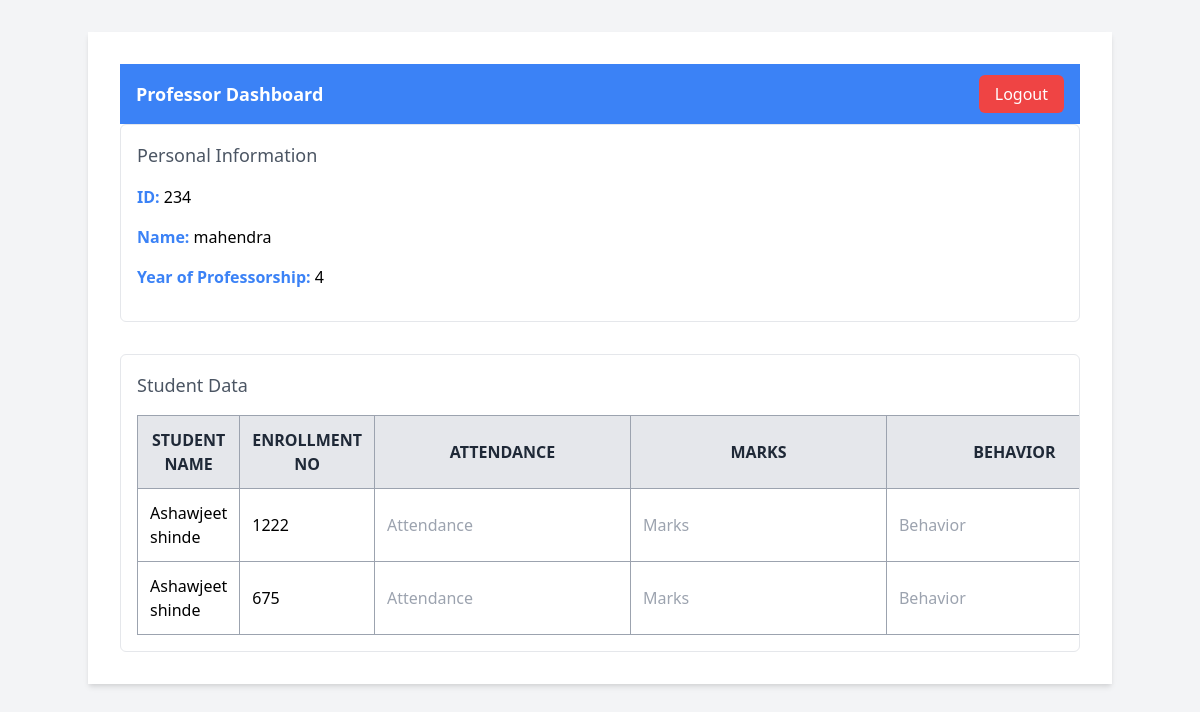
The page /dashboard (signed in) on the database as committed earlier.
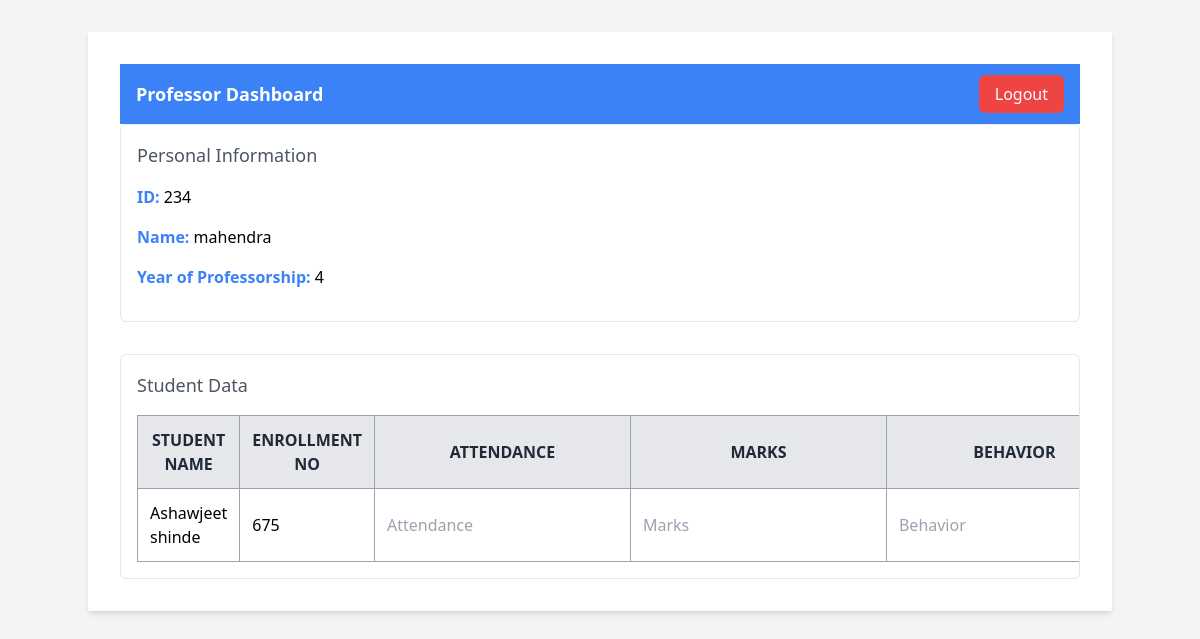
The same page on the database as committed later.
### app.py (models this page shows)
class Professor(db.Model):
    id = db.Column(db.Integer, primary_key=True)
    name = db.Column(db.String(255), nullable=False)
    email = db.Column(db.String(255), nullable=False, unique=True)
    password = db.Column(db.String(255), nullable=False)
    phone = db.Column(db.String(15), nullable=False)
    professor_id = db.Column(db.String(10), nullable=False, unique=True)
    professor_year = db.Column(db.Integer, nullable=False)
    branches = db.Column(db.String(255), nullable=False)
    subjects = db.Column(db.String(255), nullable=False)

class Student(db.Model):
    id = db.Column(db.Integer, primary_key=True)
    name = db.Column(db.String(255), nullable=False)
    email = db.Column(db.String(255), nullable=False, unique=True)
    password = db.Column(db.String(255), nullable=False)
    enrollment_no = db.Column(db.String(20), nullable=False, unique=True)
    year = db.Column(db.Integer, nullable=False)
    branch = db.Column(db.String(50), nullable=False)
    subsection = db.Column(db.String(10))

### app.py (the view)
@app.route('/dashboard')
def dashboard():
    if 'user_id' in session:
        user_id = session['user_id']
        professor = Professor.query.get(user_id)
        professor_year = professor.professor_year
        student_data = Student.query.filter_by(year=professor_year).all()
        return render_template('dashboard.html', professor=professor, student_data=student_data)
    else:
        flash('You need to log in first.', 'error')
        return redirect(url_for('login'))

### templates/dashboard.html (shortened to what this page needs)
<!DOCTYPE html>
<html lang="en">
<head>
    <link rel="stylesheet" href="https://cdn.jsdelivr.net/npm/tailwindcss@2.2.19/dist/tailwind.min.css">
</head>
<body class="font-sans bg-gray-100">
    <div class="container mx-auto mt-8 p-8 bg-white shadow-md max-w-4x4">
        <nav class="bg-blue-500 p-4">
            <div class="container mx-auto flex justify-between items-center">
                <a href="#" class="text-white text-lg font-bold">Professor Dashboard</a>
                <div>
                    <a href="#" class="bg-red-500 text-white px-4 py-2 ml-4 rounded-md">Logout</a>
                </div>
            </div>
        </nav>
        <div class="border p-4 rounded-md">
            <h2 class="text-lg font-medium text-gray-600 mb-4">Personal Information</h2>
            <div class="mb-4">
                <strong class="text-blue-500">ID:</strong> {{ professor.professor_id }}
            </div>
            <div class="mb-4">
                <strong class="text-blue-500">Name:</strong> {{ professor.name }}
            </div>
            <div class="mb-4">
                <strong class="text-blue-500">Year of Professorship:</strong> {{ professor.professor_year }}
            </div>
        </div>
        <form id="userDataForm" action="/submit_user_data" method="POST">
            <div class="border p-4 rounded-md mt-8 overflow-x-auto">
                <h2 class="text-lg font-medium text-gray-600 mb-4">Student Data</h2>
                <table class="w-full border-collapse border border-gray-400">
                    <thead>
                        <tr>
                            <th class="p-3 bg-gray-200 text-gray-800 font-bold uppercase border border-gray-400">Student Name</th>
                            <th class="p-3 bg-gray-200 text-gray-800 font-bold uppercase border border-gray-400">Enrollment No</th>
                            <th class="p-3 bg-gray-200 text-gray-800 font-bold uppercase border border-gray-400">Attendance</th>
                            <th class="p-3 bg-gray-200 text-gray-800 font-bold uppercase border border-gray-400">Marks</th>
                            <th class="p-3 bg-gray-200 text-gray-800 font-bold uppercase border border-gray-400">Behavior</th>
                        </tr>
                    </thead>
                    <tbody>
                        {% for student in student_data %}
                        <tr>
                            <td class="p-3 border border-gray-400">{{ student.name }}</td>
                            <td class="p-3 border border-gray-400">{{ student.enrollment_no }}</td>
                            <td class="p-3 border border-gray-400"><input type="text" name="attendance_{{ student.id }}" placeholder="Attendance"></td>
                            <td class="p-3 border border-gray-400"><input type="text" name="marks_{{ student.id }}" placeholder="Marks"></td>
                            <td class="p-3 border border-gray-400"><input type="text" name="behavior_{{ student.id }}" placeholder="Behavior"></td>
                        </tr>
                        {% endfor %}
                    </tbody>
                </table>
            </div>
        </form>
    </div>
</body>
</html>

Rows that differ between the two databases and show on the page:
removed Student: name "Ashawjeet shinde", enrollment_no "1222"
